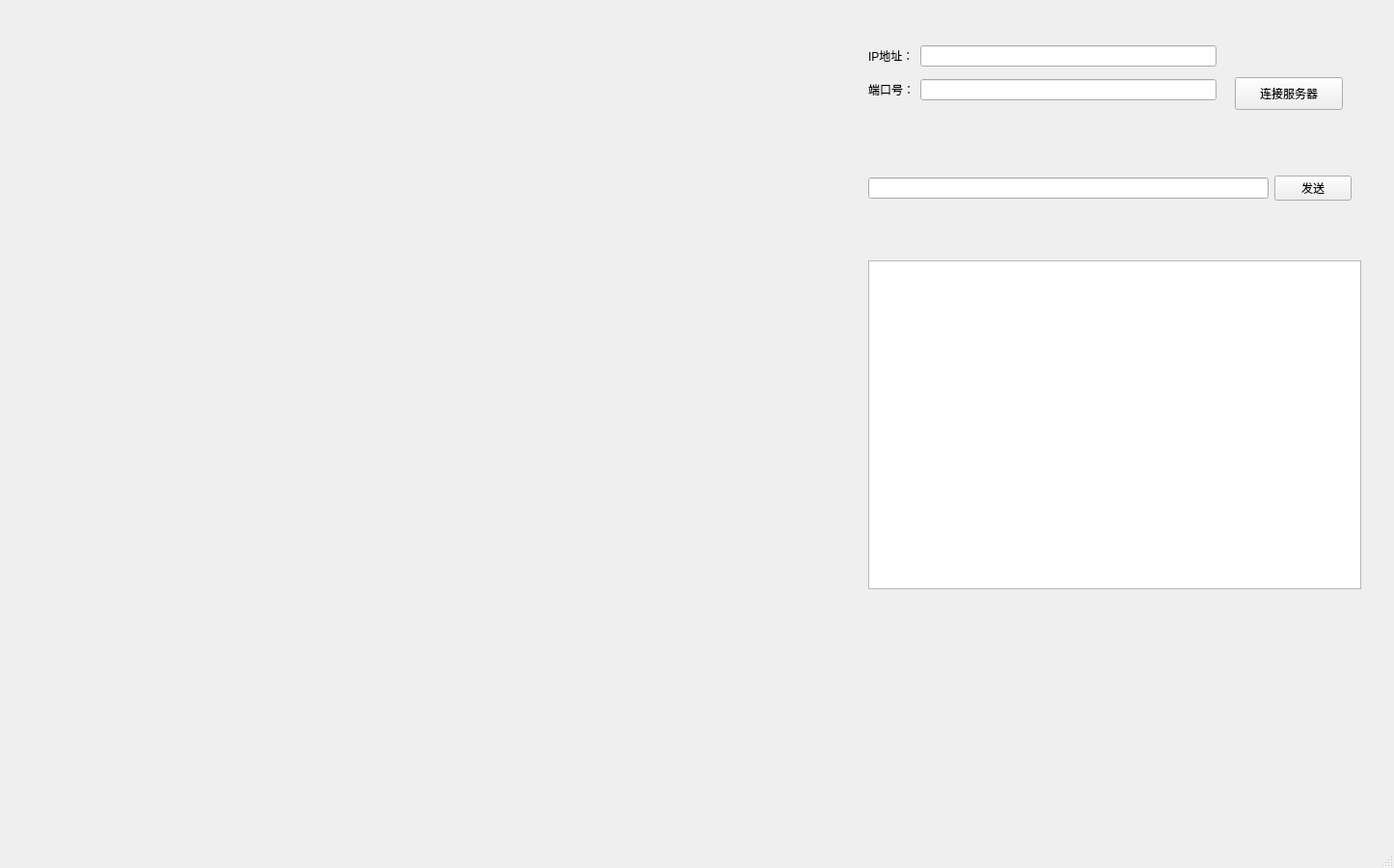
<?xml version="1.0" encoding="UTF-8"?>
<ui version="4.0">
 <class>MainWindow</class>
 <widget class="QMainWindow" name="MainWindow">
  <property name="geometry">
   <rect>
    <x>0</x>
    <y>0</y>
    <width>1445</width>
    <height>900</height>
   </rect>
  </property>
  <property name="windowTitle">
   <string>MainWindow</string>
  </property>
  <widget class="QWidget" name="centralwidget">
   <widget class="QPushButton" name="ConnectBtn">
    <property name="geometry">
     <rect>
      <x>1280</x>
      <y>80</y>
      <width>112</width>
      <height>34</height>
     </rect>
    </property>
    <property name="text">
     <string>连接服务器</string>
    </property>
   </widget>
   <widget class="QTextEdit" name="textShow">
    <property name="geometry">
     <rect>
      <x>900</x>
      <y>270</y>
      <width>511</width>
      <height>341</height>
     </rect>
    </property>
   </widget>
   <widget class="QWidget" name="">
    <property name="geometry">
     <rect>
      <x>900</x>
      <y>40</y>
      <width>361</width>
      <height>71</height>
     </rect>
    </property>
    <layout class="QVBoxLayout" name="verticalLayout">
     <item>
      <layout class="QHBoxLayout" name="horizontalLayout">
       <item>
        <widget class="QLabel" name="label">
         <property name="text">
          <string>IP地址：</string>
         </property>
        </widget>
       </item>
       <item>
        <widget class="QLineEdit" name="IPEdit"/>
       </item>
      </layout>
     </item>
     <item>
      <layout class="QHBoxLayout" name="horizontalLayout_2">
       <item>
        <widget class="QLabel" name="label_2">
         <property name="text">
          <string>端口号：</string>
         </property>
        </widget>
       </item>
       <item>
        <widget class="QLineEdit" name="PortEdit"/>
       </item>
      </layout>
     </item>
    </layout>
   </widget>
   <widget class="QWidget" name="">
    <property name="geometry">
     <rect>
      <x>900</x>
      <y>170</y>
      <width>501</width>
      <height>51</height>
     </rect>
    </property>
    <layout class="QHBoxLayout" name="horizontalLayout_3">
     <item>
      <widget class="QLineEdit" name="messageEdit"/>
     </item>
     <item>
      <widget class="QPushButton" name="sendBtn">
       <property name="text">
        <string>发送</string>
       </property>
      </widget>
     </item>
    </layout>
   </widget>
  </widget>
  <widget class="QMenuBar" name="menubar">
   <property name="geometry">
    <rect>
     <x>0</x>
     <y>0</y>
     <width>1445</width>
     <height>30</height>
    </rect>
   </property>
  </widget>
  <widget class="QStatusBar" name="statusbar"/>
 </widget>
 <resources/>
 <connections/>
</ui>
